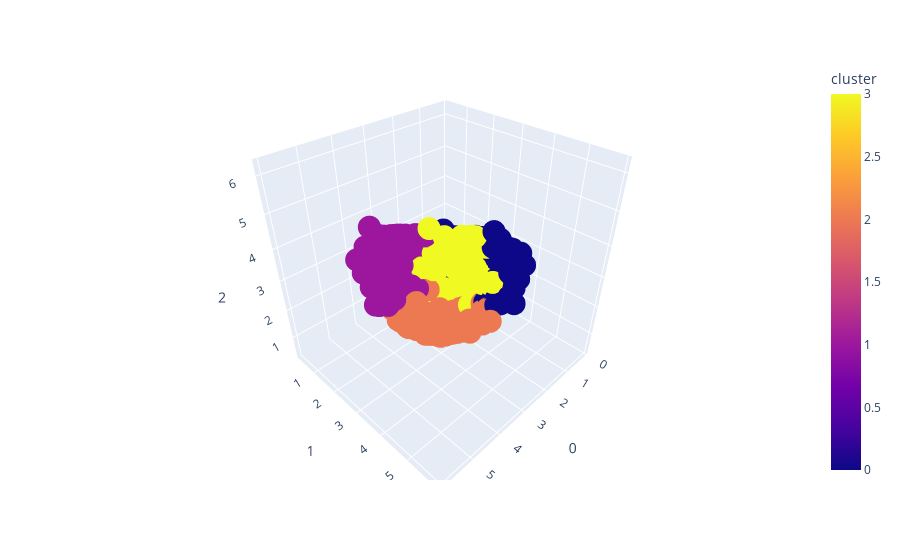

The code cell stored with this chart in its notebook:
### Code cell
import plotly.express as px

fig = px.scatter_3d(df_clusters, x=0, y=1, z=2, color='cluster')
fig.show()

### Figure 1 — Plotly figure (JSON) as saved in the notebook; plotly's stock layout.template omitted (floating-point values rounded to 4 significant figures; data arrays with more than 128 entries replaced by an {"elided": "..."} marker saying what was removed)
{"data": [{"hovertemplate": "0=%{x}<br>1=%{y}<br>2=%{z}<br>cluster=%{marker.color}<extra></extra>", "legendgroup": "", "marker": {"color": {"elided": "10980 int values"}, "coloraxis": "coloraxis", "symbol": "circle"}, "mode": "markers", "name": "", "scene": "scene", "showlegend": false, "type": "scatter3d", "x": {"elided": "10980 float values"}, "y": {"elided": "10980 float values"}, "z": {"elided": "10980 float values"}}], "layout": {"coloraxis": {"colorbar": {"title": {"text": "cluster"}}, "colorscale": [[0, "#0d0887"], [0.1111, "#46039f"], [0.2222, "#7201a8"], [0.3333, "#9c179e"], [0.4444, "#bd3786"], [0.5556, "#d8576b"], [0.6667, "#ed7953"], [0.7778, "#fb9f3a"], [0.8889, "#fdca26"], [1, "#f0f921"]]}, "legend": {"tracegroupgap": 0}, "margin": {"t": 60}, "scene": {"domain": {"x": [0, 1], "y": [0, 1]}, "xaxis": {"title": {"text": "0"}}, "yaxis": {"title": {"text": "1"}}, "zaxis": {"title": {"text": "2"}}}}}
